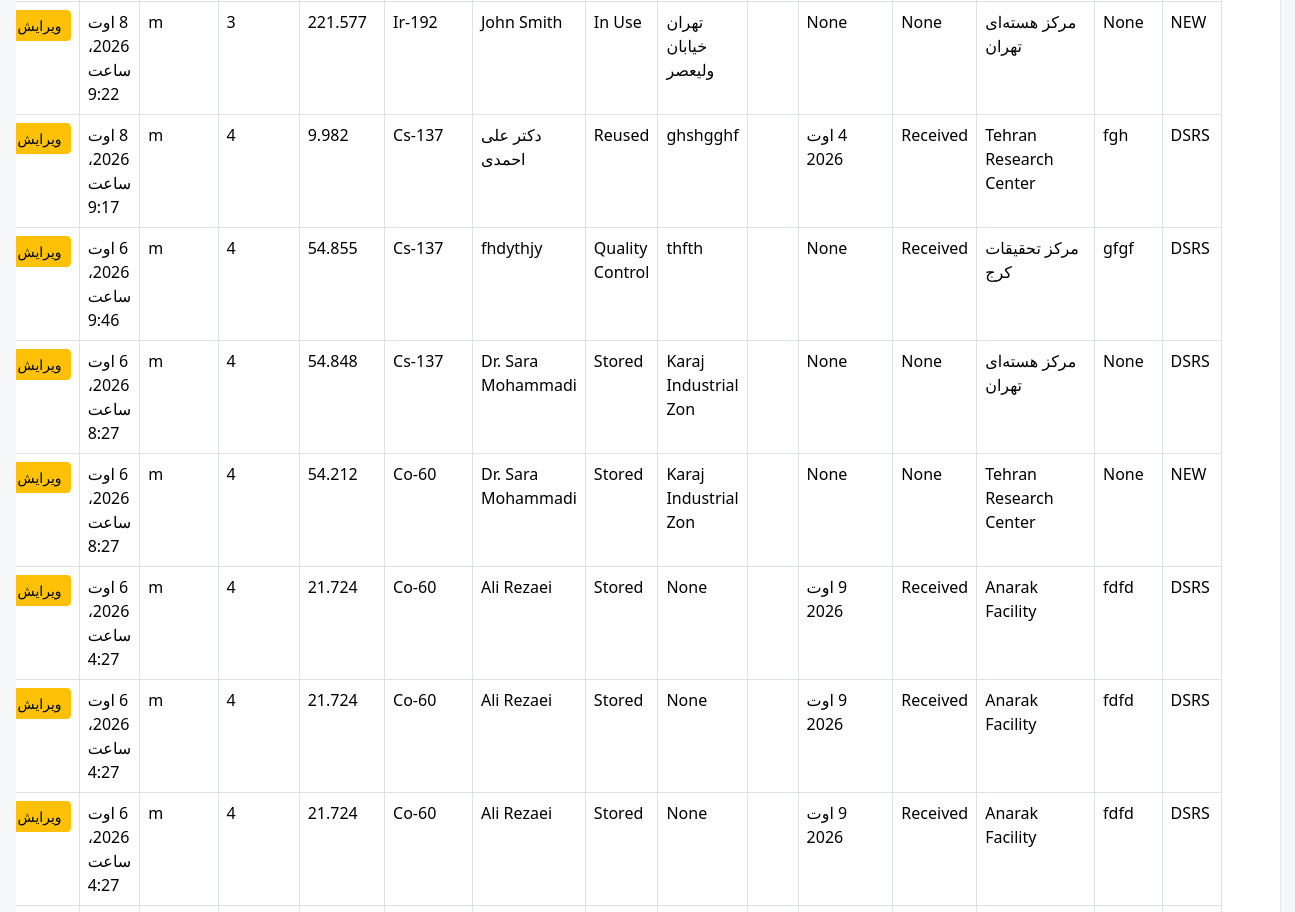
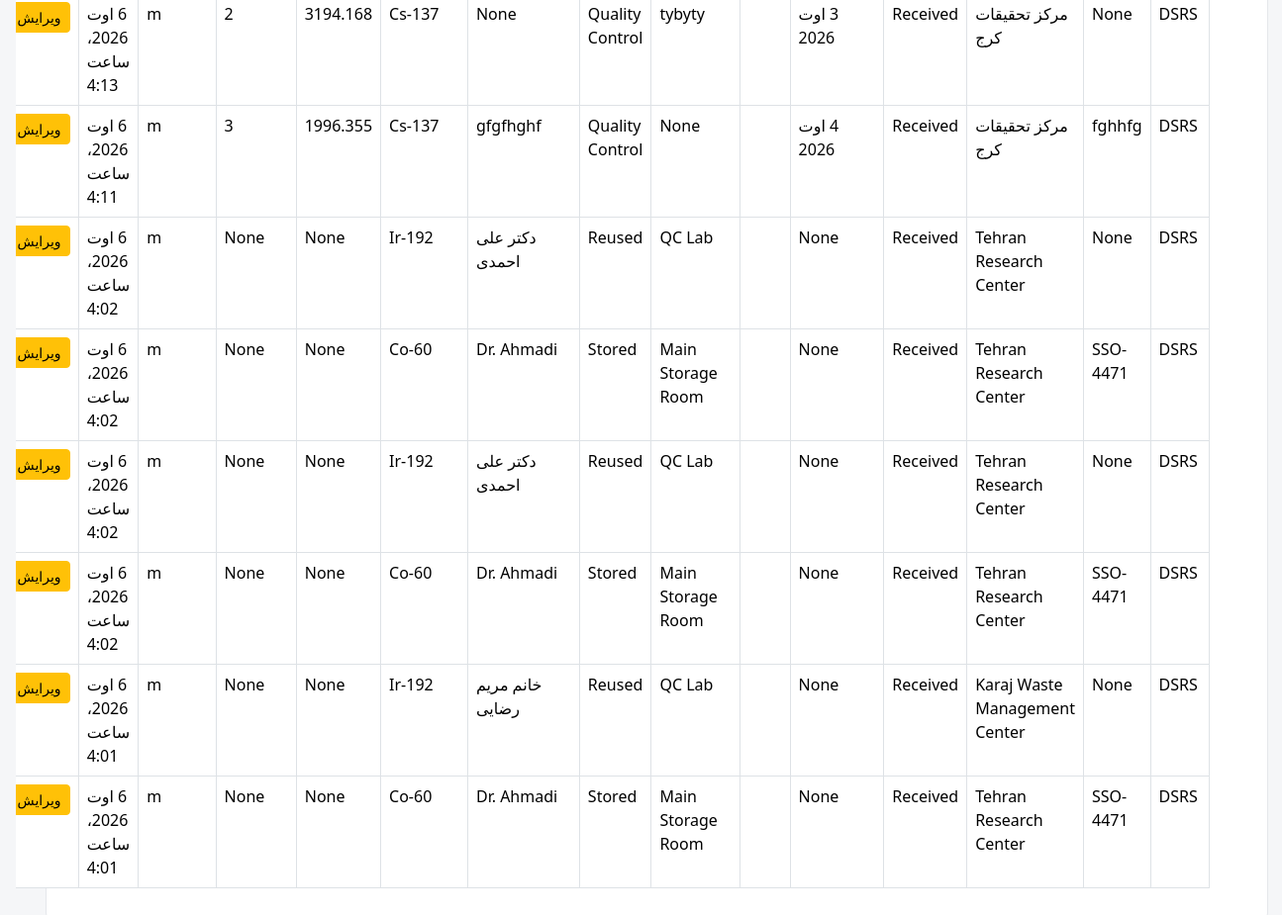
/sources/ (signed in, lower part), run on an earlier commit of the app's database (2 pictures, top to bottom).
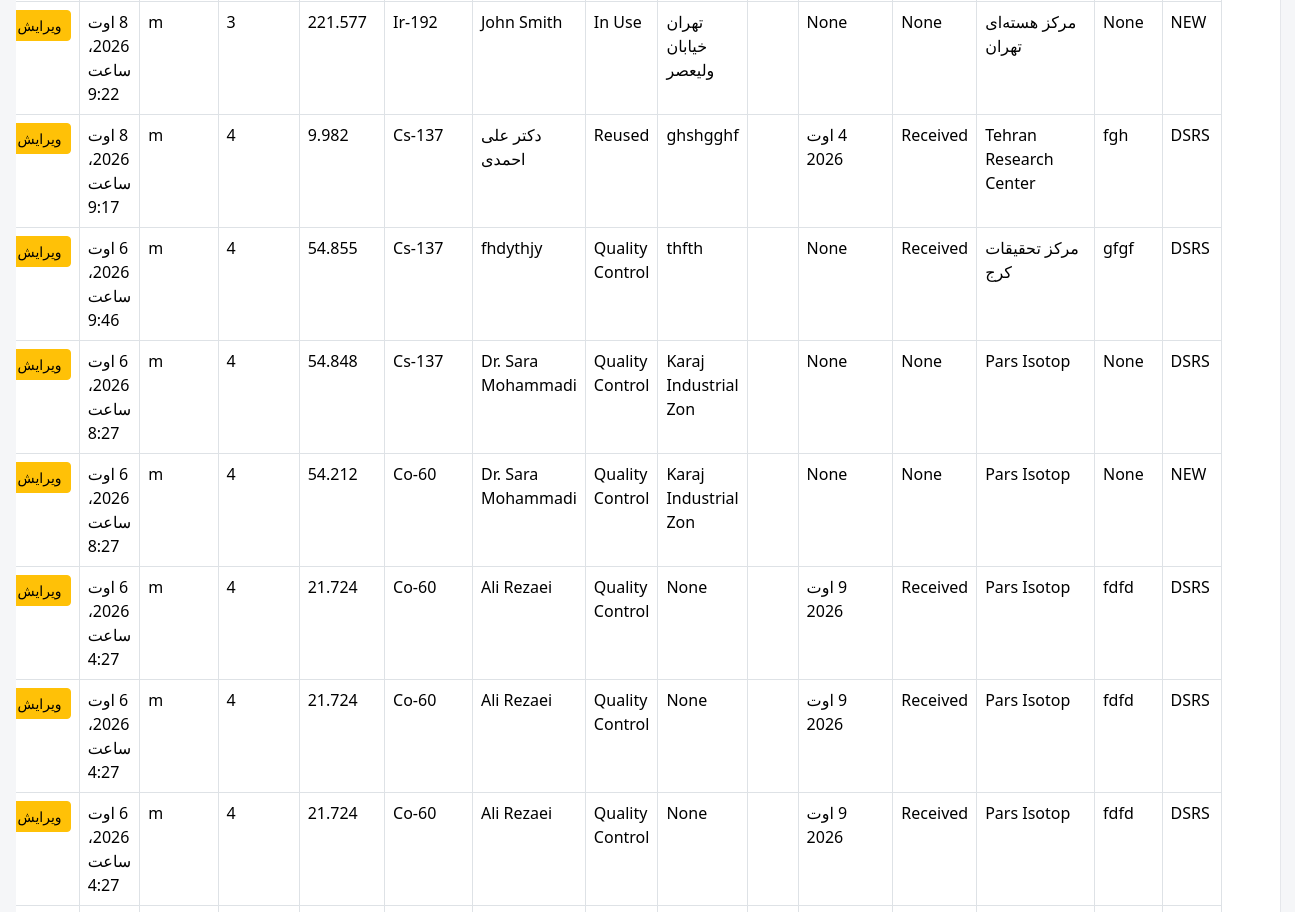
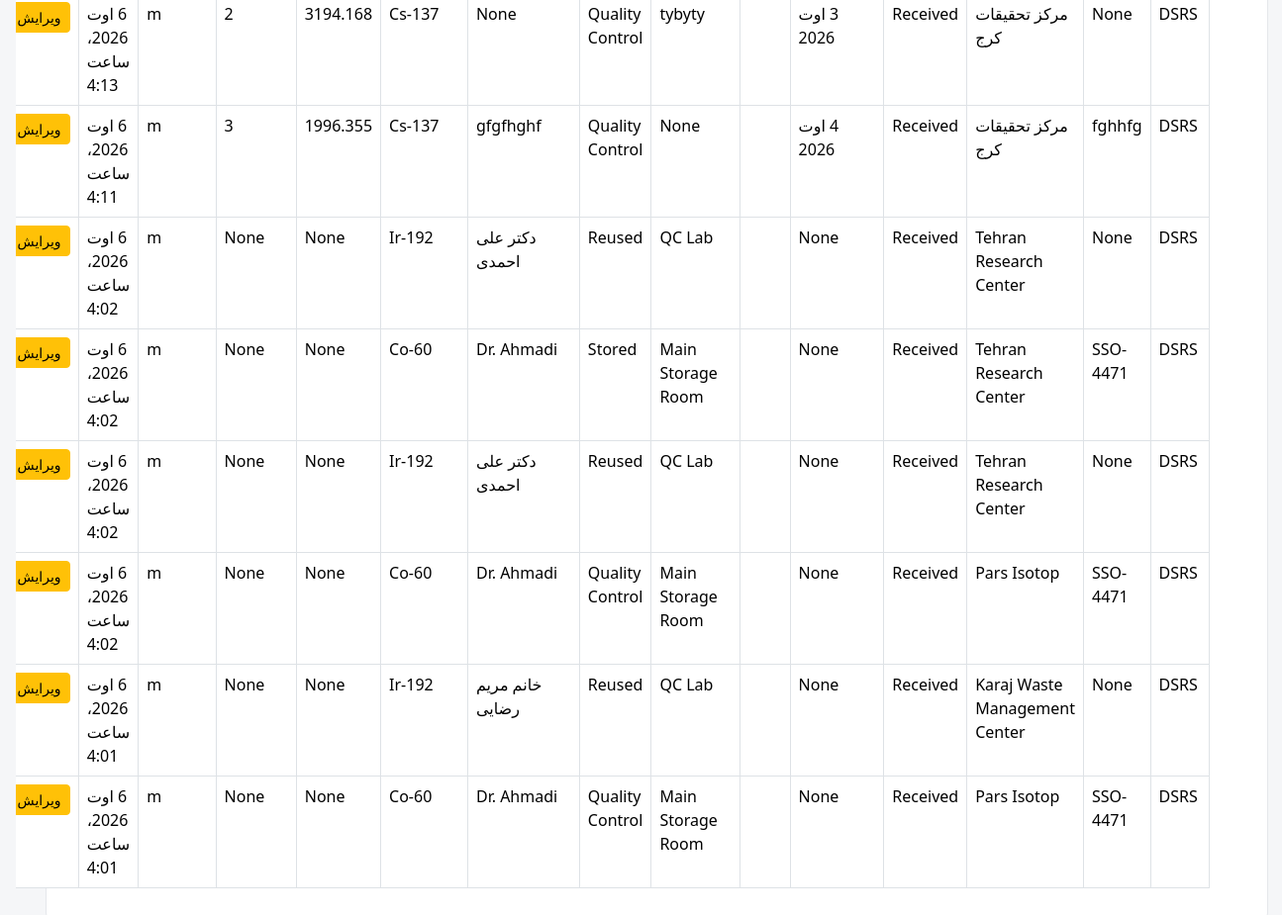
And on a later commit of the database (2 pictures, top to bottom).
### dashboard/models.py (models this page shows, shortened)
class DSRS(models.Model):
    class Meta:
        verbose_name = _("DSRS Source")
        verbose_name_plural = _("DSRS Sources")
    contract = models.ForeignKey(
        LicenseContract,
        null=True,
        blank=True,
        on_delete=models.SET_NULL,
    )
    created_from = models.ForeignKey(
        "self",
        null=True,
        blank=True,
        on_delete=models.SET_NULL,
        related_name="children",
    )
    Source_Type = models.CharField(_("Source Type"), max_length=10, choices=SOURCE_TYPE.choices, default="DSRS")
    Sso_Code = models.CharField( _("SSO Code"),max_length=12,null=True, blank=True)
    Facility = models.ForeignKey(
                FacilityModel,
                null=True,
                blank=True,
                on_delete=models.SET_NULL,
                related_name="Source_Facility"
            )
    Origin_Type = models.CharField( _("Origin Type"), max_length=20, choices=OriginType.choices,null=True, blank=True)
    Date_received = models.DateField(_("Date Received"),blank=True, null=True)
    is_divisible = models.BooleanField( _("is divisible"),default=False,)
    source_count = models.PositiveIntegerField(_("source count"),default=1,)
    available_count = models.PositiveIntegerField( _("available count"),default=1,)
    Location = models.CharField( _("Location"), max_length=150,blank=True, null=True)
    Status = models.CharField(_("SOURCE STATUS"), max_length=15, choices=SOURCE_STATUS.choices,blank=True, null=True)
    Status_Date = models.DateField(_("Status Date"), blank=True, null=True)
    Responsible_Person = models.CharField(_("Responsible Person"), max_length=50,null=True, blank=True)
    Nuclide = models.ForeignKey( Nuclides, verbose_name=_("Nuclide"), on_delete=models.SET_NULL, null=True, blank=True)
    activity_input = models.FloatField( _("activityinput"), null=True, blank=True)
    activity_unit = models.CharField(_("activity unit"),
        max_length=10,
        choices=ActivityUnit.choices,
        default='Bq',blank=True, null=True
    )
    Activity_reference_date = models.DateField(_("Activity reference date"), null=True, blank=True)
    serial_number = models.CharField(_("serial number"), max_length=25,null=True, blank=True)
    Dose_rate_surface_uSv = models.FloatField(_("Dose rate on surface uSv"), null=True, blank=True)
    Dose_rate_1m_uSv = models.FloatField(_("Dose rate at 1 m distance uSv"), null=True, blank=True)
    Dose_rate_measurement_date = models.DateField(_("Dose rate measurement date"), null=True, blank=True)
    source_state = models.CharField(_("source state"), max_length=15, choices=SourceState.choices, null=True, blank=True)
    contamination_bq_cm2 = models.FloatField(_("contamination bq/cm2"), null=True, blank=True)
    Source_Physical_Form = models.CharField(_("Source Physical Form"), max_length=10, choices=SourceForm.choices, null=True, blank=True)
    Source_Manufacturer = models.CharField(_("Source Manufacturer"), max_length=50, blank=True, null=True)
    Source_Model = models.CharField(_("Source Model"), max_length=20,null=True, blank=True)
    Source_Practice = models.CharField(_("Source Practice"), max_length=20, blank=True, null=True)
    Device_Manufacturer = models.CharField(_("Device Manufacturer"), max_length=50, blank=True, null=True)
    Device_Model = models.CharField(_("Device Model"), max_length=50, blank=True, null=True)
    Device_Serial_Number = models.CharField(_("Device Serial Number"), max_length=50, blank=True, null=True)
    Container_Type = models.CharField(_("Container Type"), max_length=25, blank=True, null=True)
    Dimension = models.CharField(_("Dimension"), max_length=20, blank=True, null=True)
    Comment = models.CharField(_("Comment"), max_length=255, blank=True, null=True)
    created_by = models.ForeignKey(User, on_delete=models.CASCADE, editable=False)
    created_at = models.DateTimeField(auto_now_add=True)
    history = HistoricalRecords()
    initial_activity_bq = models.FloatField(null=True, blank=True)
    def current_activity_bq(self):
        if not self.initial_activity_bq or not self.Nuclide or not self.Activity_reference_date:
            return None
        now = timezone.now().date()
        t = (now - self.Activity_reference_date).days * 86400
        hl = self.Nuclide.half_life  # MUST be in seconds
        if not hl:
            return None
        return self.initial_activity_bq * math.exp(-LN2 * t / hl)
    def current_activity_mci(self):
        val = self.current_activity_bq()
        return val / 3.7e7 if val else None
    @property
    def current_activity_mci_value(self):
        val = self.current_activity_mci()
        return round(val, 3) if val else None
    def a_over_d(self):
        if not self.Nuclide:
            return None
        current_bq = self.current_activity_bq()
        d = self.Nuclide.d_value_bq
        if not current_bq or not d:
            return None
        return current_bq / d
    def source_category(self):
        ratio = self.a_over_d()
        if ratio is None:
            return None
        if ratio >= 1000:
            return 1
        elif ratio >= 10:
            return 2
        elif ratio >= 1:
            return 3
        elif ratio >= 0.01:
            return 4
        else:
            return 5
    @property
    def category_value(self):
        return self.source_category()

### facilities/models.py (models this page shows)
class FacilityModel(models.Model):
    name = models.CharField(
        _("Facility Name"),
        max_length=255, blank=True,null=True
    )
    responsible_person = models.CharField(
        _("Responsible Person"),
        max_length=150, blank=True,null=True
    )
    telephone = models.CharField(
        _("Telephone"),
        max_length=50, blank=True,null=True
    )
    email = models.EmailField(
        _("Email"),
        blank=True,null=True
    )
    address1 = models.CharField(
        _("Address Line 1"),
        max_length=255, blank=True,null=True
    )
    address2 = models.CharField(
        _("Address Line 2"),
        max_length=255,
         blank=True,null=True
    )
    postal_code = models.CharField(
        _("Postal Code"),
        max_length=20,
         blank=True,null=True
    )
    national_id = models.CharField(
        _("National ID"),
        max_length=50,
         blank=True,null=True
    )
    economic_code = models.CharField(
        _("Economic Code"),
        max_length=50,
         blank=True,null=True
    )
    created_at = models.DateTimeField(
        _("Created At"),
        auto_now_add=True
    )
    updated_at = models.DateTimeField(
        _("Updated At"),
        auto_now=True
    )
    class Meta:
        ordering = ["name"]
        verbose_name = _("Facility")
        verbose_name_plural = _("Facilities")
        constraints = [
            models.UniqueConstraint(
                fields=["national_id"],
                name="unique_facility_national_id",
                condition=models.Q(national_id__isnull=False),
            ),
            models.UniqueConstraint(
                fields=["postal_code"],
                name="unique_facility_postal_code",
                condition=models.Q(postal_code__isnull=False),
            ),
            models.UniqueConstraint(
                fields=["economic_code"],
                name="unique_facility_economic_code",
                condition=models.Q(economic_code__isnull=False),
            ),
        ]
    def __str__(self):
        return str(self.name) if self.name else _("Unnamed Facility")

### reference/models.py (models this page shows)
class Nuclides(models.Model):
    name = models.CharField(max_length=8)
    half_life = models.FloatField()
    d_value_bq = models.FloatField()
    atomic_number = models.IntegerField(null=True, blank=True)
    mass_number = models.IntegerField(null=True, blank=True)
    decay_mode = models.CharField(max_length=50, null=True, blank=True)
    decay_constant = models.FloatField(null=True, blank=True)  # 1/sec
    specific_activity_bq_per_g = models.FloatField(null=True, blank=True)
    alpha_energy_mev = models.FloatField(null=True, blank=True)
    beta_max_energy_mev = models.FloatField(null=True, blank=True)
    gamma_energy_mev = models.FloatField(null=True, blank=True)
    gamma_yield = models.FloatField(null=True, blank=True)  # photons/decay
    neutron_emitter = models.BooleanField(default=False)
    neutron_yield_n_per_s = models.FloatField(null=True, blank=True)
    dose_rate_constant_usv_m2_per_h_gbq = models.FloatField(null=True, blank=True)
    half_value_layer_lead_mm = models.FloatField(null=True, blank=True)
    half_value_layer_concrete_mm = models.FloatField(null=True, blank=True)
    iaea_category = models.IntegerField(null=True, blank=True)
    parent_nuclide = models.CharField(max_length=20, null=True, blank=True)
    daughter_nuclide = models.CharField(max_length=20, null=True, blank=True)
    is_sealed_source_common = models.BooleanField(default=False)
    def __str__(self):
        return self.name

### dashboard/views.py (the view)
# urls.py: path('sources/', source_list, name='source_list'),
def source_list(request):
    sources = DSRS.objects.select_related("Nuclide").all().order_by('-created_at')
    return render(request, "dsrs/source_list.html", {
        "sources": sources
    })

### templates/dsrs/source_list.html (shortened to what this page needs)
{% extends 'base.html' %}
{% load static %}
{% load i18n %}
{% block content %}
<div class="content">
<div class="container mt-4">
    <table class="table table-bordered">
        <tbody id="tableBody">
        {% for s in sources %}
            <tr>
                <td data-column="Source_Type">
                    {{ s.Source_Type }}
                </td>
                <td data-column="Sso_Code">
                    {{ s.Sso_Code }}
                </td>
                <td data-column="Facility">
                    {{ s.Facility }}
                </td>
                <td data-column="Origin_Type">
                    {{ s.Origin_Type }}
                </td>
                <td data-column="Date_received">
                    {{ s.Date_received }}
                </td>
                <td data-column="Origin_Facility">
                </td>
                <td data-column="Location">
                    {{ s.Location }}
                </td>
                <td data-column="Status">
                    {{ s.Status }}
                </td>
                <td data-column="Responsible_Person">
                    {{ s.Responsible_Person }}
                </td>
                <td data-column="Nuclide">
                    {{ s.Nuclide }}
                </td>
                <td data-column="Activity">
                    {{ s.current_activity_mci_value }}
                </td>
                <td data-column="Category">
                    {{ s.category_value }}
                </td>
                <td data-column="created_by">
                </td>
                <td data-column="created_at">
                    {{ s.created_at }}
                </td>
                <td>
                    <a
                        href="{% url 'edit_source' s.id %}"
                        class="btn btn-warning btn-sm"
                    >
                        {% trans "Edit" %}
                    </a>
                </td>
            </tr>
        {% endfor %}
        </tbody>
    </table>
</div>
</div>
{% endblock %}

### templates/base.html (shortened to what this page needs)
{% load static %}
{% load i18n %}
{% get_current_language as CURRENT_LANGUAGE %}
<!DOCTYPE html>
<html
    lang="{{ CURRENT_LANGUAGE }}"
    dir="{% if CURRENT_LANGUAGE == 'fa' %}rtl{% else %}ltr{% endif %}"
    class="{% if CURRENT_LANGUAGE == 'fa' %}rtl{% else %}ltr{% endif %}"
>
<head>
<link href="{% static 'css/bootstrap.min.css' %}" rel="stylesheet">
<link rel="stylesheet"
      href="{% static 'vendor/jalali-datepicker/jalali-datepicker.css' %}">
<link rel="stylesheet" href="{% static 'css/base.css' %}">
</head>
<body>
    {% load i18n %}
{% get_current_language as LANGUAGE_CODE %}
<main class="main" id="main">
    {% block content %}
    {% endblock %}
</main>
</body>
</html>

### static/css/base.css (style rules this page uses)
* { margin:0; padding:0; box-sizing:border-box; }
html.rtl { font-family:Vazirmatn,sans-serif; }
:root { --bg: #f5f6f8; --card: #ffffff; --text: #111827; --muted: #6b7280; --border: #e5e7eb; --primary: #2563eb; --sidebar: #1f2937; --sidebar-text: #374151; }
body { background: var(--bg); color: var(--text); }
.main { padding:30px; text-align:start; }
.content { background: var(--card); padding: 20px; border-radius: 12px; border: 1px solid var(--border); }
table { width: max-content; min-width: 100%; border-collapse: collapse; }

What changed in the data, as far as the page shows it:
changed DSRS (number 4 of 16 on the later page): Facility "مرکز هسته‌ای تهران" → "Pars Isotop"; Status "Stored" → "Quality Control"
changed DSRS (number 5 of 16 on the later page): Facility "Tehran Research Center" → "Pars Isotop"; Status "Stored" → "Quality Control"
changed DSRS (number 6 of 16 on the later page): Facility "Anarak Facility" → "Pars Isotop"; Status "Stored" → "Quality Control"
changed DSRS (number 7 of 16 on the later page): Facility "Anarak Facility" → "Pars Isotop"; Status "Stored" → "Quality Control"
changed DSRS (number 8 of 16 on the later page): Facility "Anarak Facility" → "Pars Isotop"; Status "Stored" → "Quality Control"
changed DSRS (number 14 of 16 on the later page): Facility "Tehran Research Center" → "Pars Isotop"; Status "Stored" → "Quality Control"
changed DSRS (number 16 of 16 on the later page): Facility "Tehran Research Center" → "Pars Isotop"; Status "Stored" → "Quality Control"
